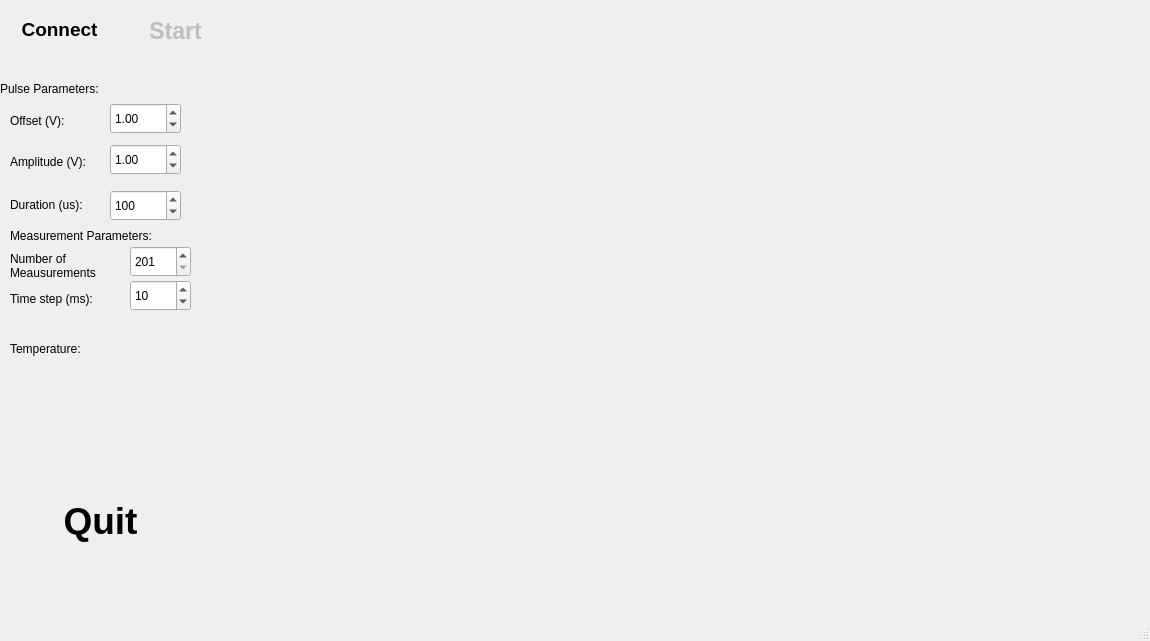
<?xml version="1.0" encoding="UTF-8"?>
<ui version="4.0">
 <class>MW</class>
 <widget class="QMainWindow" name="MW">
  <property name="geometry">
   <rect>
    <x>0</x>
    <y>0</y>
    <width>1150</width>
    <height>641</height>
   </rect>
  </property>
  <property name="windowTitle">
   <string>MW</string>
  </property>
  <widget class="QWidget" name="centralwidget">
   <widget class="QPushButton" name="connectButton">
    <property name="geometry">
     <rect>
      <x>9</x>
      <y>9</y>
      <width>101</width>
      <height>41</height>
     </rect>
    </property>
    <property name="font">
     <font>
      <pointsize>14</pointsize>
      <bold>true</bold>
     </font>
    </property>
    <property name="text">
     <string>Connect</string>
    </property>
    <property name="flat">
     <bool>true</bool>
    </property>
   </widget>
   <widget class="QPushButton" name="startButton">
    <property name="enabled">
     <bool>false</bool>
    </property>
    <property name="geometry">
     <rect>
      <x>120</x>
      <y>10</y>
      <width>111</width>
      <height>41</height>
     </rect>
    </property>
    <property name="font">
     <font>
      <pointsize>17</pointsize>
      <bold>true</bold>
     </font>
    </property>
    <property name="text">
     <string>Start</string>
    </property>
    <property name="flat">
     <bool>true</bool>
    </property>
   </widget>
   <widget class="QLabel" name="pulseParamsLabel">
    <property name="geometry">
     <rect>
      <x>0</x>
      <y>80</y>
      <width>121</width>
      <height>18</height>
     </rect>
    </property>
    <property name="text">
     <string>Pulse Parameters:</string>
    </property>
   </widget>
   <widget class="QPushButton" name="quitButton">
    <property name="geometry">
     <rect>
      <x>10</x>
      <y>480</y>
      <width>181</width>
      <height>81</height>
     </rect>
    </property>
    <property name="font">
     <font>
      <pointsize>28</pointsize>
      <bold>true</bold>
     </font>
    </property>
    <property name="text">
     <string>Quit</string>
    </property>
    <property name="flat">
     <bool>true</bool>
    </property>
   </widget>
   <widget class="QLabel" name="amplitudeLabel">
    <property name="geometry">
     <rect>
      <x>10</x>
      <y>151</y>
      <width>98</width>
      <height>21</height>
     </rect>
    </property>
    <property name="text">
     <string>Amplitude (V):</string>
    </property>
   </widget>
   <widget class="QLabel" name="durationLabel">
    <property name="geometry">
     <rect>
      <x>10</x>
      <y>194</y>
      <width>91</width>
      <height>21</height>
     </rect>
    </property>
    <property name="text">
     <string>Duration (us):</string>
    </property>
   </widget>
   <widget class="QCustomPlot" name="customPlotWidget" native="true">
    <property name="geometry">
     <rect>
      <x>250</x>
      <y>20</y>
      <width>851</width>
      <height>541</height>
     </rect>
    </property>
   </widget>
   <widget class="QSpinBox" name="numMeasSpinBox">
    <property name="geometry">
     <rect>
      <x>130</x>
      <y>246</y>
      <width>61</width>
      <height>31</height>
     </rect>
    </property>
    <property name="minimum">
     <number>201</number>
    </property>
    <property name="maximum">
     <number>9999</number>
    </property>
   </widget>
   <widget class="QLabel" name="label">
    <property name="geometry">
     <rect>
      <x>10</x>
      <y>220</y>
      <width>201</width>
      <height>31</height>
     </rect>
    </property>
    <property name="text">
     <string>Measurement Parameters:</string>
    </property>
   </widget>
   <widget class="QDoubleSpinBox" name="amplitudeDoubleSpinBox">
    <property name="geometry">
     <rect>
      <x>110</x>
      <y>144</y>
      <width>71</width>
      <height>31</height>
     </rect>
    </property>
    <property name="minimum">
     <double>-10.000000000000000</double>
    </property>
    <property name="maximum">
     <double>10.000000000000000</double>
    </property>
    <property name="singleStep">
     <double>0.010000000000000</double>
    </property>
    <property name="value">
     <double>1.000000000000000</double>
    </property>
   </widget>
   <widget class="QSpinBox" name="durationSpinBox">
    <property name="geometry">
     <rect>
      <x>110</x>
      <y>190</y>
      <width>71</width>
      <height>31</height>
     </rect>
    </property>
    <property name="minimum">
     <number>1</number>
    </property>
    <property name="maximum">
     <number>999</number>
    </property>
    <property name="value">
     <number>100</number>
    </property>
   </widget>
   <widget class="QLabel" name="label_2">
    <property name="geometry">
     <rect>
      <x>10</x>
      <y>250</y>
      <width>121</width>
      <height>31</height>
     </rect>
    </property>
    <property name="text">
     <string>Number of
Meausurements</string>
    </property>
   </widget>
   <widget class="QLabel" name="label_3">
    <property name="geometry">
     <rect>
      <x>10</x>
      <y>290</y>
      <width>101</width>
      <height>18</height>
     </rect>
    </property>
    <property name="text">
     <string>Time step (ms):</string>
    </property>
   </widget>
   <widget class="QSpinBox" name="spinBox">
    <property name="geometry">
     <rect>
      <x>130</x>
      <y>280</y>
      <width>61</width>
      <height>31</height>
     </rect>
    </property>
    <property name="minimum">
     <number>1</number>
    </property>
    <property name="maximum">
     <number>999</number>
    </property>
    <property name="value">
     <number>10</number>
    </property>
   </widget>
   <widget class="QLabel" name="label_4">
    <property name="geometry">
     <rect>
      <x>10</x>
      <y>340</y>
      <width>101</width>
      <height>18</height>
     </rect>
    </property>
    <property name="text">
     <string>Temperature:</string>
    </property>
   </widget>
   <widget class="QLabel" name="offsetLabel">
    <property name="geometry">
     <rect>
      <x>10</x>
      <y>110</y>
      <width>98</width>
      <height>21</height>
     </rect>
    </property>
    <property name="text">
     <string>Offset (V):</string>
    </property>
   </widget>
   <widget class="QDoubleSpinBox" name="offsetDoubleSpinBox">
    <property name="geometry">
     <rect>
      <x>110</x>
      <y>103</y>
      <width>71</width>
      <height>31</height>
     </rect>
    </property>
    <property name="minimum">
     <double>-10.000000000000000</double>
    </property>
    <property name="maximum">
     <double>10.000000000000000</double>
    </property>
    <property name="singleStep">
     <double>0.010000000000000</double>
    </property>
    <property name="value">
     <double>1.000000000000000</double>
    </property>
   </widget>
  </widget>
  <widget class="QMenuBar" name="menubar">
   <property name="geometry">
    <rect>
     <x>0</x>
     <y>0</y>
     <width>1150</width>
     <height>23</height>
    </rect>
   </property>
  </widget>
  <widget class="QStatusBar" name="statusbar"/>
 </widget>
 <customwidgets>
  <customwidget>
   <class>QCustomPlot</class>
   <extends>QWidget</extends>
   <header>qcustomplot/qcustomplot.h</header>
   <container>1</container>
  </customwidget>
 </customwidgets>
 <resources/>
 <connections/>
</ui>
